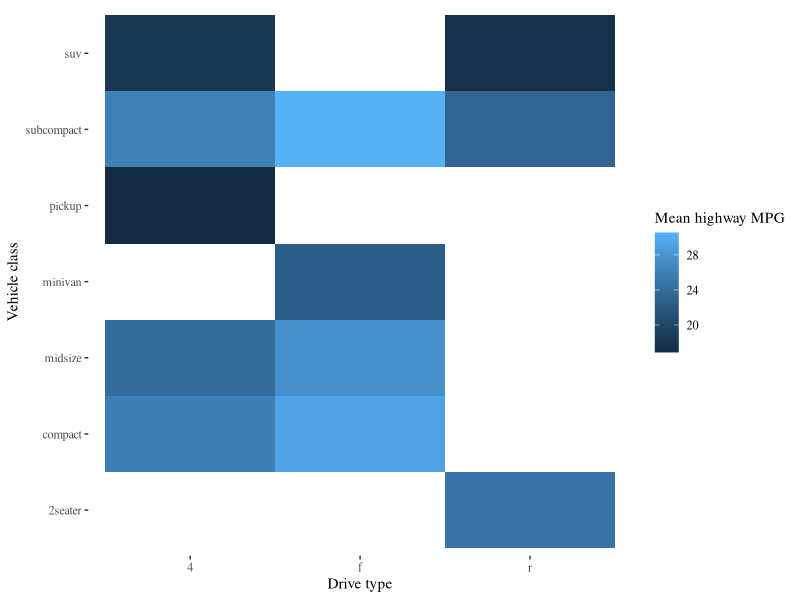

Write R code to recreate this figure.
## ---- chunk 1
library(forcats)
library(tidyverse)
data("mpg")
library(ggthemes)
## ---- chunk 2
# boxplot of hwy in each class


## ---- chunk 3
# look at the mpg data and the column classes
# use is.factor() to inquire if class is a factor variable
# returns TRUE or FALSE
# with pull()



## ---- chunk 4
# use mutate to write over class with new factor variable called class
# use as.factor()


## ---- chunk 5

# use levels() to get factor levels
# levels() requires vector so must use pull() rather than select()



## ---- chunk 6
# what do we think would be a better order
# reorder using fct_relevel() 
# use mutate to overwrite the existing class column



# check the levels

## ---- chunk 7

# boxplot of hwy in each class


## ---- chunk 8
#?fct_reorder

# reorder class using median hwy mpg 
# as fct_reorder(class, hwy, median)
# fct_reorder(factor, values, function)



# take a look at the order again


# remake the boxplot again with the new order


# what other functions can we use to reorder???

## ---- chunk 9
# use fct_recode to change the name of a factor level in class
# fct_recode("two-seater" = "2seater")
## NEW NAME = OLD NAME


# take another look at the factor


## ---- chunk 10

# use fct_collapse to collapse class into cars and big factors
# mutate on new variable called class_two
# fct_collapse(class, cars = c("compact", "subcompact", "midsize", "two-seater"), big = c("pickup", "suv", "minivan"))


# take a look at the new variable factor levels

## ---- chunk 11
# count manufacturers in dataset


## ---- chunk 12
# ?fct_lump_min

# make manufacturer lump variable using fct_lump_min(15)
# lumps anything that does not have a minimum number of entries
# use mutate() to make variable a new column


# look at the result with count()


# now with fct_lump_n() for the top 5
# lumps everything that isn't the 5 highest manufacturers
# as a new column



# look at the result with count()




## ---- chunk 13
library(kableExtra)

# make table for manufacturer before and after lumping 
# using kbl() |> kable_styling()



# using lumped manufacturers


## ---- chunk 14

# we can use group_by() and summarize() to get statistics for each group
# calculate median hwy miles per gallon


# we can also use the fct_reorder() function to reorder the factor by a calculated value (as we did above)
# class = fct_reorder(class, hwy, .fun = median)
# calculate median hwy and add count using the n() function in summarize


# add caption for the table using the caption argument in kbl()

## ---- chunk 15

# how can we control aspects of the table 
#?kbl to look at some of the options

# can set the number of digits using the digits=x argument in kbl()

# also col.names=c() argument to change the column names for the output table




## ---- chunk 16
# count the number of observations in each combination
# of class and drive type


## ---- chunk 17
# count(class, drv) and set x to drv, y to class, and fill to n


## ---- chunk 18
# calculate mean highway MPG for each combination
# of class and drive type

mpg |>
  group_by(class, drv) |>
  summarize(mean_hwy = mean(hwy))
## ---- chunk 19
mpg |>
  group_by(class, drv) |>
  summarize(mean_hwy = mean(hwy)) |>
  ggplot(aes(x = drv, y = class, fill = mean_hwy)) +
  geom_tile() +
  labs(
    x = "Drive type",
    y = "Vehicle class",
    fill = "Mean highway MPG"
  ) +
  theme_tufte()
